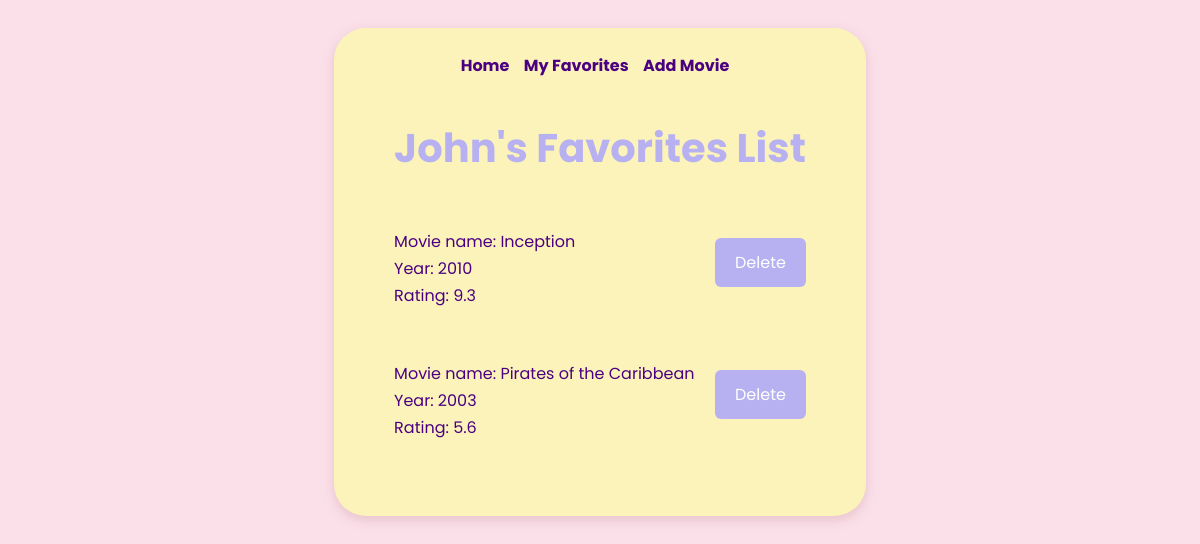
The page /users/2 on the database its author committed.
### datamanager/data_models.py (models this page shows, shortened)
class User(db.Model):
    __tablename__ = "users"
    id = Column(Integer, primary_key=True, autoincrement=True)
    name = Column(String)
    birthday = Column(Date)
    def __str__(self):
        return f"Name: {self.name}, id: {self.id}, birthday: {self.birthday}"

class Movie(db.Model):
    __tablename__ = "movies"
    id = Column(Integer, primary_key=True, autoincrement=True)
    name = Column(String)
    director = Column(String)
    year = Column(Integer)
    rating = Column(Float)

### app.py (the view)
@app.route('/users/<user_id>')
def list_user_movies(user_id):
    user = data_models.User.query.get(user_id)
    user_movies = data_manager.get_user_movies(user_id)
    return render_template('user_movies.html', user_movies=user_movies, user=user)

### datamanager/sqlite_data_manager.py (called while the page is built)
    def get_user_movies(self, user_id):
        user_movie_instances = self.models.UserMovie.query.filter_by(user_id=user_id).all()
        movie_ids = [instance.movie_id for instance in user_movie_instances]
        all_movies = self.models.Movie.query.all()
        user_movies = [movie for movie in all_movies if movie.id in movie_ids]
        return user_movies

### templates/user_movies.html (shortened to what this page needs)
<!DOCTYPE html>
<html lang="en">
<head>
    <link rel="stylesheet" href="/static/styles.css">
</head>
<body>
<main>
    <nav>
        <a class="nav_element" href="/">Home</a>
        <a class="nav_element" href="/users/{{ user.id }}">My Favorites</a>
        <a class="nav_element" href="/users/{{ user.id }}/add_movie">Add Movie</a>
    </nav>
    <h1>{{ user.name }}'s Favorites List</h1>
    <div>
        <ul>
            {% for movie in user_movies %}
            <li>
                <div>
                    Movie name: {{ movie.name }} <br>
                    Year: {{ movie.year }} <br>
                    Rating: {{ movie.rating }} <br>
                </div>
                <div>
                    <form method="POST"
                          action="{{ url_for('delete_movie_from_favs', user_id=user.id, movie_id=movie.id) }}">
                        <button type="submit">Delete</button>
                    </form>
                </div>
            </li>
            {% endfor %}
        </ul>
    </div>
</main>
</body>
</html>

### static/styles.css (style rules this page uses)
body { background-color: #FBE0E9; font-family: 'Poppins', sans-serif; color: #4B0082; display: flex; justify-content: center; }
main { background-color: #FBF3B9; border-radius: 2rem; padding: 25px 60px; margin: 20px; box-shadow: 0 4px 12px rgba(200, 150, 160, 0.4); }
nav { text-align: center; margin-bottom: 40px; }
.nav_element { text-decoration: none; font-weight: bold; color: #4B0082; margin-right: 10px; }
h1 { font-family: 'Poppins', sans-serif; font-weight: bold; font-size: 2.5em; color: #B7B1F2; text-align: center; margin-bottom: 50px; }
ul { padding: 0; list-style-type: none; }
li { display: flex; justify-content: space-between; margin-bottom: 50px; color: #4B0082; line-height: 1.7; }
form { margin-top: 10px; text-align: center; }
#update-button, form button { text-decoration: none; display: inline-block; padding: 12px 20px; background-color: #B7B1F2; color: white; border: none; border-radius: 6px; cursor: pointer; font-size: 1em; font-family: 'Poppins', sans-serif; }

### rows shown on the page
User: name "John"
Movie: name "Inception", year "2010", rating "9.3"
Movie: name "Pirates of the Caribbean", year "2003", rating "5.6"
